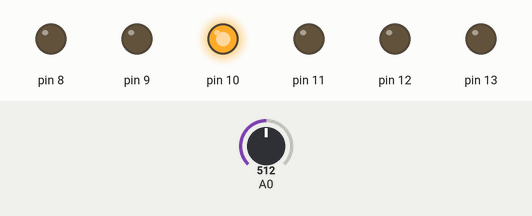
Bench run of a sketch on a simulated Arduino Uno, built with avr-gcc and run on an emulated ATmega328P. Parts: output pins drawn as LEDs (lit = HIGH). Dashed ring = blinking. The test bench sets the inputs (shaded band); at power-on: A0 = 512.

Above: at 1.3 s.
1.4 s: A0 set to 0
At 2.5 s:
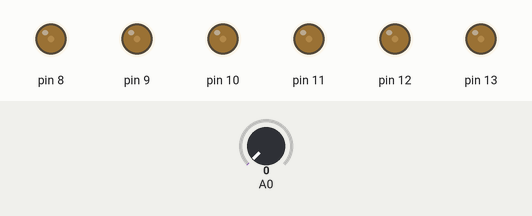
3.0 s: A0 set to 23
At 3.17 s:
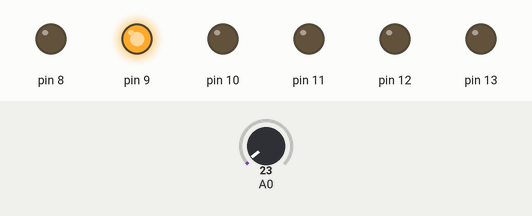
6.1 s: A0 set to 122
At 6.18 s:
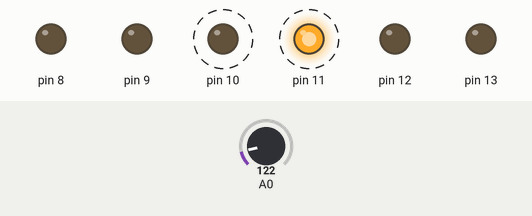
Timing chart, 0 to 15.2 s (numbered marks = the images above; inputs shaded):
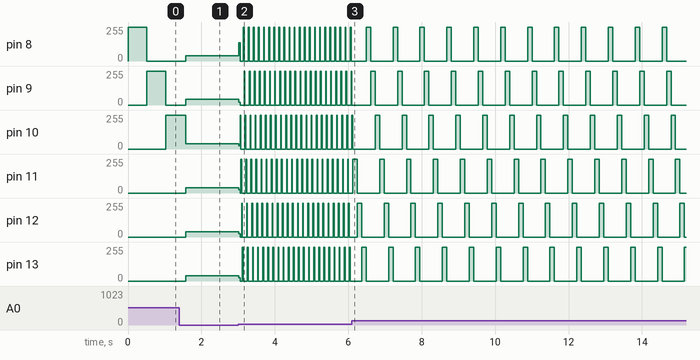

The sketch:

Jinga_anima_for.ino
```cpp
/*
  Jinga anima com `for` (dojo com Arduino)
  Acende e apaga os leds ao redor do display em sequência.

*/

// a função setup executa uma vez quando a placa é ligada ou resetada
void setup() {
  // configura os leds para saída (OUTPUT)
  for (int led=8; led<=13; led++) {
    pinMode(led, OUTPUT);
  }
}

// a função loop executa repetidamente, para sempre
void loop() {
  for (int led=8; led<=13; led++) {
    digitalWrite(led, HIGH);   // acende o led (HIGH é tensão "alta": 5V)
    delay(analogRead(A0));     // espera o tempo dado pelo potenciômetro
    digitalWrite(led, LOW);    // apaga o led (LOW é baixa: 0V)
  }
}
```

Measured:
- after the input at 1.4 s, pin 8, pin 13: 0/255 → 41/255 after 0.18 s; pin 9: 0/255 → 42/255 after 0.18 s; pin 10: 255/255 → 41/255 after 0.18 s
- after the input at 3.0 s, pin 8: 41/255 → 137/255 at once, then repeats every 0.10 s: 0/255 0.08 s, 255/255 0.02 s; pin 9: 42/255 → 22/255 at once, then repeats every 0.13 s: 0/255 0.10 s, 255/255 0.02 s
- after the input at 6.1 s, pin 8: alternates 255/255 for 0.12 s and 0/255 for 0.61 s, starting after 0.39 s; pin 9: alternates 255/255 for 0.12 s and 0/255 for 0.61 s, starting after 0.51 s
